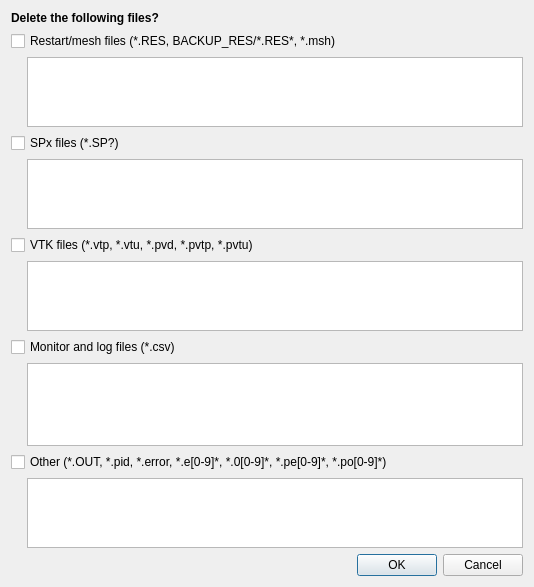
<?xml version="1.0" encoding="UTF-8"?>
<ui version="4.0">
 <class>Dialog</class>
 <widget class="QDialog" name="Dialog">
  <property name="geometry">
   <rect>
    <x>0</x>
    <y>0</y>
    <width>534</width>
    <height>587</height>
   </rect>
  </property>
  <property name="windowTitle">
   <string>Dialog</string>
  </property>
  <layout class="QGridLayout" name="gridLayout">
   <item row="10" column="1">
    <widget class="QListWidget" name="listwidget_other">
     <property name="maximumSize">
      <size>
       <width>16777215</width>
       <height>100</height>
      </size>
     </property>
    </widget>
   </item>
   <item row="4" column="1">
    <widget class="QListWidget" name="listwidget_spx">
     <property name="maximumSize">
      <size>
       <width>16777215</width>
       <height>100</height>
      </size>
     </property>
    </widget>
   </item>
   <item row="11" column="1">
    <widget class="QDialogButtonBox" name="buttonBox">
     <property name="orientation">
      <enum>Qt::Horizontal</enum>
     </property>
     <property name="standardButtons">
      <set>QDialogButtonBox::Cancel|QDialogButtonBox::Ok</set>
     </property>
    </widget>
   </item>
   <item row="2" column="0">
    <spacer name="horizontalSpacer">
     <property name="orientation">
      <enum>Qt::Horizontal</enum>
     </property>
     <property name="sizeType">
      <enum>QSizePolicy::Maximum</enum>
     </property>
     <property name="sizeHint" stdset="0">
      <size>
       <width>10</width>
       <height>20</height>
      </size>
     </property>
    </spacer>
   </item>
   <item row="5" column="0" colspan="2">
    <widget class="QCheckBox" name="checkbox_vtk">
     <property name="text">
      <string>VTK files (*.vtp, *.vtu, *.pvd, *.pvtp, *.pvtu)</string>
     </property>
    </widget>
   </item>
   <item row="3" column="0" colspan="2">
    <widget class="QCheckBox" name="checkbox_spx">
     <property name="text">
      <string>SPx files (*.SP?)</string>
     </property>
    </widget>
   </item>
   <item row="1" column="0" colspan="2">
    <widget class="QCheckBox" name="checkbox_res">
     <property name="text">
      <string>Restart/mesh files (*.RES, BACKUP_RES/*.RES*, *.msh)</string>
     </property>
    </widget>
   </item>
   <item row="2" column="1">
    <widget class="QListWidget" name="listwidget_restart">
     <property name="maximumSize">
      <size>
       <width>16777215</width>
       <height>100</height>
      </size>
     </property>
    </widget>
   </item>
   <item row="0" column="0" colspan="2">
    <widget class="QLabel" name="label_heading">
     <property name="font">
      <font>
       <weight>75</weight>
       <bold>true</bold>
      </font>
     </property>
     <property name="text">
      <string>Delete the following files?</string>
     </property>
     <property name="wordWrap">
      <bool>true</bool>
     </property>
    </widget>
   </item>
   <item row="9" column="0" colspan="2">
    <widget class="QCheckBox" name="checkbox_other">
     <property name="text">
      <string>Other (*.OUT, *.pid, *.error, *.e[0-9]*, *.0[0-9]*, *.pe[0-9]*, *.po[0-9]*)</string>
     </property>
    </widget>
   </item>
   <item row="6" column="1">
    <widget class="QListWidget" name="listwidget_vtk">
     <property name="maximumSize">
      <size>
       <width>16777215</width>
       <height>100</height>
      </size>
     </property>
    </widget>
   </item>
   <item row="7" column="0" colspan="2">
    <widget class="QCheckBox" name="checkbox_monitor">
     <property name="text">
      <string>Monitor and log files (*.csv)</string>
     </property>
    </widget>
   </item>
   <item row="8" column="1">
    <widget class="QListWidget" name="listwidget_monitor"/>
   </item>
  </layout>
 </widget>
 <resources/>
 <connections>
  <connection>
   <sender>buttonBox</sender>
   <signal>accepted()</signal>
   <receiver>Dialog</receiver>
   <slot>accept()</slot>
   <hints>
    <hint type="sourcelabel">
     <x>248</x>
     <y>254</y>
    </hint>
    <hint type="destinationlabel">
     <x>157</x>
     <y>274</y>
    </hint>
   </hints>
  </connection>
  <connection>
   <sender>buttonBox</sender>
   <signal>rejected()</signal>
   <receiver>Dialog</receiver>
   <slot>reject()</slot>
   <hints>
    <hint type="sourcelabel">
     <x>316</x>
     <y>260</y>
    </hint>
    <hint type="destinationlabel">
     <x>286</x>
     <y>274</y>
    </hint>
   </hints>
  </connection>
 </connections>
</ui>
